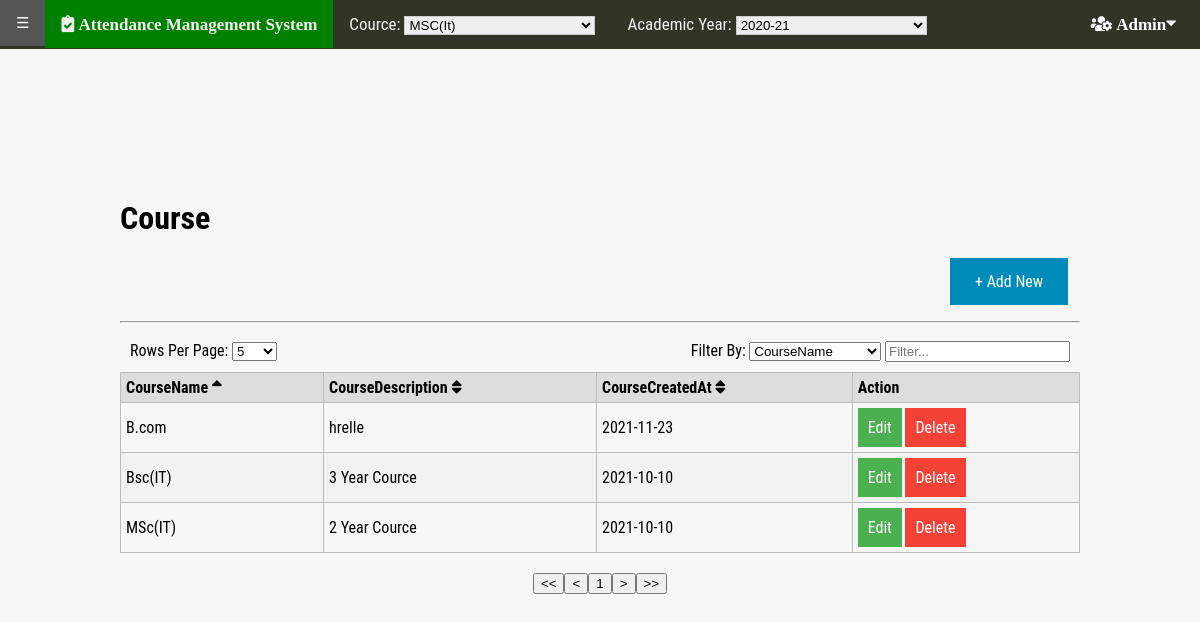
The page /Attendance/admin/course.php (signed in) on the database its author committed.
### tables this page shows
CREATE TABLE `tbl_course` (
  `CourseID` int(11) NOT NULL,
  `CourseName` varchar(20) NOT NULL,
  `CourseDescription` varchar(50) NOT NULL,
  `CourseCreatedAt` date NOT NULL
);

### Attendance/config.php (called while the page is built, shortened)
<?php
    class Database
    {
        public function connection()
        {
            $this->hostname="localhost";
            $this->username="urvish";
            $this->password="urvish";
            $this->database="attendance";
            $con=new mysqli($this->hostname,$this->username,$this->password,$this->database);
            if($con->connect_error)
            {
                return die("<br> Error:".$con->connect_error);
            }
            else
            {
                return  $con;
            }
        }
    }
?>

### Attendance/database/user.php (called while the page is built, shortened)
<?php
    include __DIR__.'/../config.php';
    class User extends Database
    {
        public function checkUserExistanceForAllPage($username,$password,$usertype)
	    {
            $q="select * from tbl_user where Username='$username' and Password='$password' and Usertype='$usertype' and UserDeletedAt IS NULL and UserStatus='1'";
            return $this->connection()->query($q);
        }
        public function encrypt($plainText)
        {
            $ciphering="AES-128-CTR";
            $option=0;
            $encryption_iv='1234567890123456';
            $encryption_key="hello";
            return openssl_encrypt($plainText,$ciphering,$encryption_key,$option,$encryption_iv);
        }
    }
?>

### Attendance/admin/course.php (the view, shortened to what this page needs)
<?php
	include __DIR__.'/../database/user.php';
	$user=new User();
	$con=$user->connection();
	$rows=$user->checkUserExistanceForAllPage($_SESSION["username"],$_SESSION["password"],$_SESSION["usertype"]);
	if($rows->num_rows>0)
	{
	  	include 'header.php';
	}
	else
	{
	  echo "result 0";
	  header("location:/Attendance/index.php");
	}
?>
<!doctype html>
<html>
<head>
	<link href="https://www.jqueryscript.net/css/jquerysctipttop.css" rel="stylesheet" type="text/css">
	<link rel="stylesheet" href="https://maxcdn.bootstrapcdn.com/font-awesome/4.7.0/css/font-awesome.min.css">
</head>
<body>
	<div class="container">
		<header>
			<p>
			<h1>Course</h1>
			<a href="addcourse.php"> + Add New</a>
			</p>
			<hr>
		</header>
		<table class="tablemanager">
		<?php
		$q="select * from tbl_course";
        $result=$con->query($q);
        if($result->num_rows > 0)
        {
			echo "<thead>
					<tr>
                    	<th>"."CourseName"."</th>
                    	<th>"."CourseDescription"."</th>
                    	<th>"."CourseCreatedAt"."</th>
                    	<th>"."Action"."</th>
                    </tr>
					</thead>"
            	;
			echo "<tbody>";
            foreach($result as $row)
            {
				echo "<tr>".
                        "<td>".$row['CourseName']."</td>".
                        "<td>".$row['CourseDescription']."</td>".
                        "<td>".$row['CourseCreatedAt']."</td>".
                        "<td>"."<a href=\"editcourse.php?CourseID=".$user->encrypt($row['CourseID'])."\" class=\"button\" style=\"background-color: #4CAF50;padding:10px;margin:0px;\">Edit</a> <a href=\"deletecourse.php?CourseID=".$row['CourseID']."\" class=\"button\" style=\"background-color: #f44336; padding:10px; margin:0px;\">Delete</a> "."</td>".
                     "</tr>";
            }
			echo "</tbody>";
        }
        else
        {
            echo "<br> result 0";
        }?>
		</table>
	</div>
</body>
</html>

### Attendance/admin/course.php (style rules this page uses)
body { font-family: "Roboto Condensed", Helvetica, sans-serif; background-color: #f7f7f7; }
.container { margin: 150px auto; max-width: 960px; }
a { text-decoration: none; }
table { width: 100%; border-collapse: collapse; margin-top: 20px; margin-bottom: 20px; }
table, th, td { border: 1px solid #bbb; text-align: left; }
th { background-color: #ddd; }
th, td { padding: 5px; }
.tablemanager th.sorterHeader { cursor: pointer; }
.tablemanager th.sorterHeader:after { content: " \f0dc"; font-family: "FontAwesome"; }
.tablemanager th.sortingAsc:after { content: " \f0de"; font-family: "FontAwesome"; }
header a:link,header a:visited { background-color: #008CBA; color: white; padding: 14px 25px; text-align: center; text-decoration: none; display: inline-block; margin-left: 830px; }
.button { border: none; color: white; text-align: center; text-decoration: none; display: inline-block; font-size: 16px; margin: 4px 32px; cursor: pointer; }

### rows shown on the page
tbl_course: CourseName "MSc(IT)", CourseDescription "2 Year Cource", CourseCreatedAt "2021-10-10"
tbl_course: CourseName "Bsc(IT)", CourseDescription "3 Year Cource", CourseCreatedAt "2021-10-10"
tbl_course: CourseName "B.com", CourseDescription "hrelle", CourseCreatedAt "2021-11-23"
